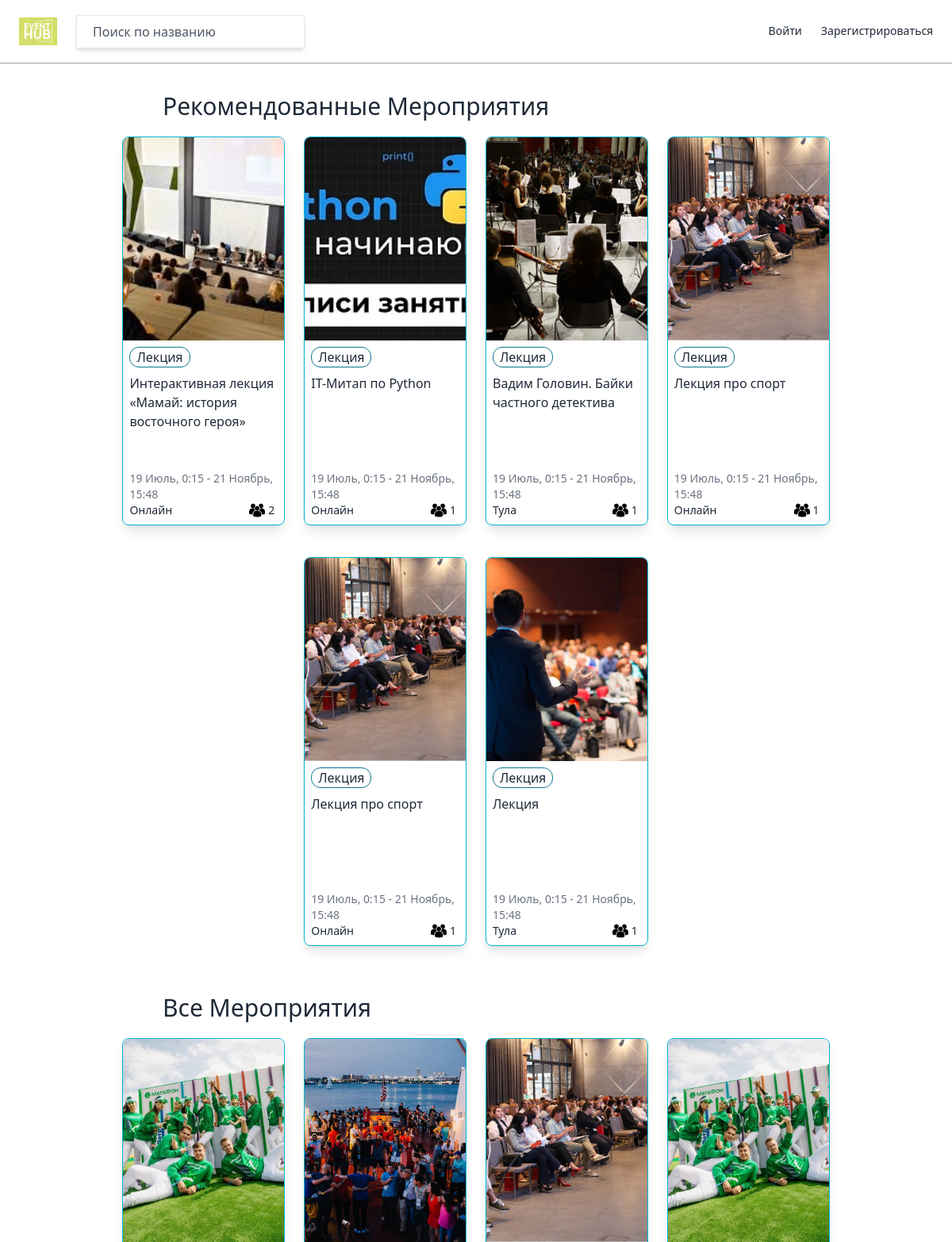
The app's page / (upper part), older data.
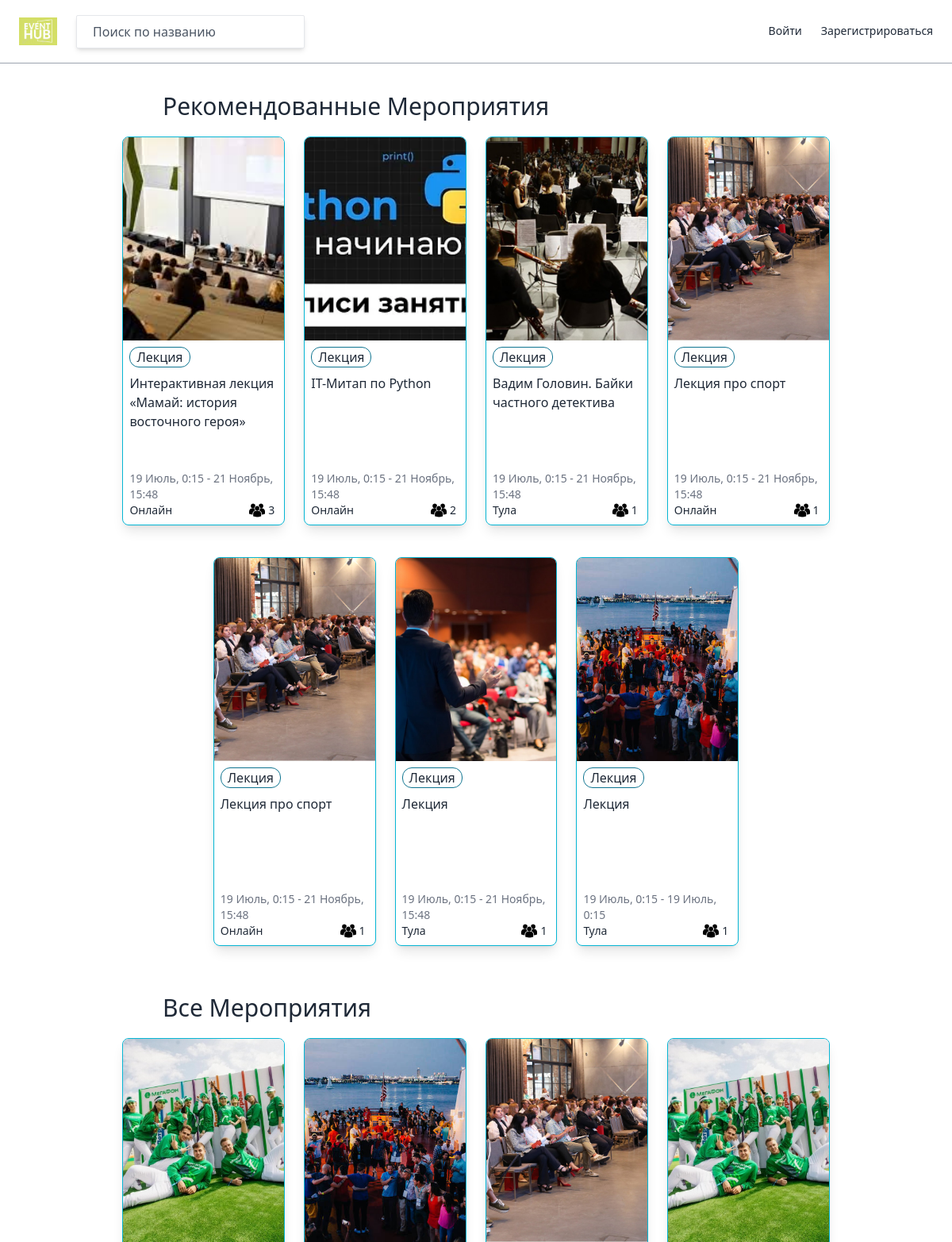
The same page, newer data.
### events/models.py (models this page shows, shortened)
class Event(core_models.TimeStampedModel):
    class Meta:
        verbose_name = 'Мероприятие'
        verbose_name_plural = 'Мероприятия'
    title = models.CharField(max_length=100, verbose_name="название")
    description = models.TextField(blank=True, null=True, verbose_name="описание")
    online = models.BooleanField(default=True, verbose_name="онлайн")
    city = models.CharField(max_length=60, null=True, verbose_name="город")
    street = models.CharField(blank=True, null=True, max_length=100, verbose_name="улица")
    time_start = models.DateTimeField(verbose_name="время начала")
    time_end = models.DateTimeField(blank=True, null=True, verbose_name="время конца")
    tags = models.ManyToManyField("Tag", related_name="events", blank=True, verbose_name="теги")
    participants = models.ManyToManyField(
        User, related_name="events", blank=True, verbose_name="участники")
    preview = models.ImageField(upload_to="event_photo", blank=True, null=True, verbose_name="превью")
    host = models.ForeignKey(User, on_delete=models.CASCADE, null=True, verbose_name="организатор")

class Tag(core_models.TimeStampedModel):
    class Meta:
        verbose_name = 'Тег'
        verbose_name_plural = 'Теги'
    title = models.CharField(max_length=30, verbose_name="название")

### core/views.py (the view)
# urls.py: path('', views.BaseView.as_view(), name="home"),
class BaseView(View):
    def get(self, request: Request):
        avatar = None
        try:
            user = user_models.User.objects.get(id=request.user.pk)
            avatar = user.avatar.url
        except Exception as e:
            pass
        rec = svd.SvdRec(request.user.pk)
        events_main = event_models.Event.objects.all()[:8]
        context = {
            "user_avatar": avatar,
            "events": events_main,
            "users_count": user_models.User.objects.count(),
            "events_count": event_models.Event.objects.count(),
            "rating_events": rec.get_recommendation_qs(),
        }
        return render(request, "main.html", context=context)

### templates/main.html (shortened to what this page needs)
{% extends 'base.html' %}
{% load static %}
{% block content %}
    <div class="container mx-auto pb-10">
        <div style="margin-left: 117px">
            <p class="text-3xl py-5">Рекомендованные Мероприятия</p>
        </div>
        <div class="flex flex-wrap justify-center">
            {% for rec_event in rating_events %}
                {% include 'mixins/event/event_card.html' with event=rec_event %}
            {% endfor %}
        </div>
        <div style="margin-left: 117px">
            <p class="text-3xl py-5">Все Мероприятия</p>
        </div>
        <div>
            <div class="flex flex-wrap justify-center">
                {% for event in events %}
                    {% include 'mixins/event/event_card.html' with event=event %}
                {% endfor %}
            </div>
        </div>
    </div>
{% endblock %}

### templates/mixins/event/event_card.html
{% load static %}
<div style="height: 490px" class="w-1/5 overflow-hidden mb-10 mx-3 rounded-lg border border-cyan-500 shadow-lg">
    <div>
        <a href="{% url 'events:detail' event.pk %}">
            {% if event.preview %}
            <div class="w-full h-64 bg-center bg-cover" style="background-image: url({{ event.preview.url }})"></div>
            {% endif %}
        </a>
    </div>
    <div style="height: 14rem" class="ml-2 mb-2 flex flex-col">
        <div class="flex flex-wrap">
            {% for tag in event.tags.all %}
            <div class="border border-cyan-700 rounded-xl mt-2 mb-1 px-2 mr-1">
                {{tag.title}}
            </div>
            {% endfor %}
        </div>
        <div>
        <h4 class="block mt-1">
            {{ event.title }}
        </h4>
        </div>
        <div style="" class="mt-auto text-sm">
            <div class="text-gray-500">
                {{event.time_start|date:"j F, G:i"}} - {{event.time_end|date:"j F, G:i"}}
            </div>
            <div class="flex flex-row">
                {% if event.online %}
                    Онлайн
                {% else %}
                    <span>
                        {{event.city}}
                    </span>
                {% endif %}
                <img class="w-5 h-5 ml-auto" src="{% static 'ppl.png' %}" alt=""/>
                <span class="ml-1 mr-3">
                    {{ event.participants.count }}
                </span>
            </div>
        </div>
    </div>
</div>

Row changes from the older to the newer data that the page shows:
changed Event "Интерактивная лекция «Мамай: история восточного героя»": participants.count "2" → "3"
changed Event "IT-Митап по Python": participants.count "1" → "2"
added Event: preview (picture), title "Лекция", time_start "19 Июль, 0:15", time_end "19 Июль, 0:15", city "Тула", participants.count "1", Tag (title "Лекция")
